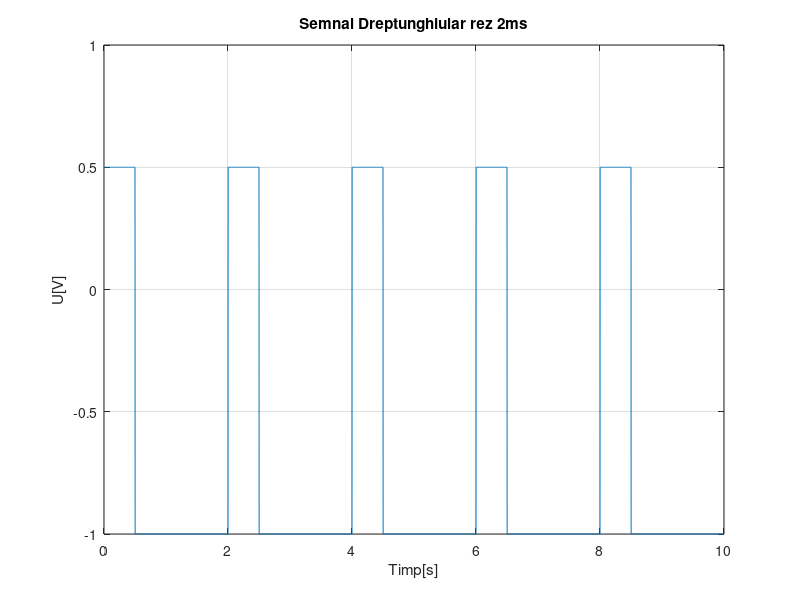
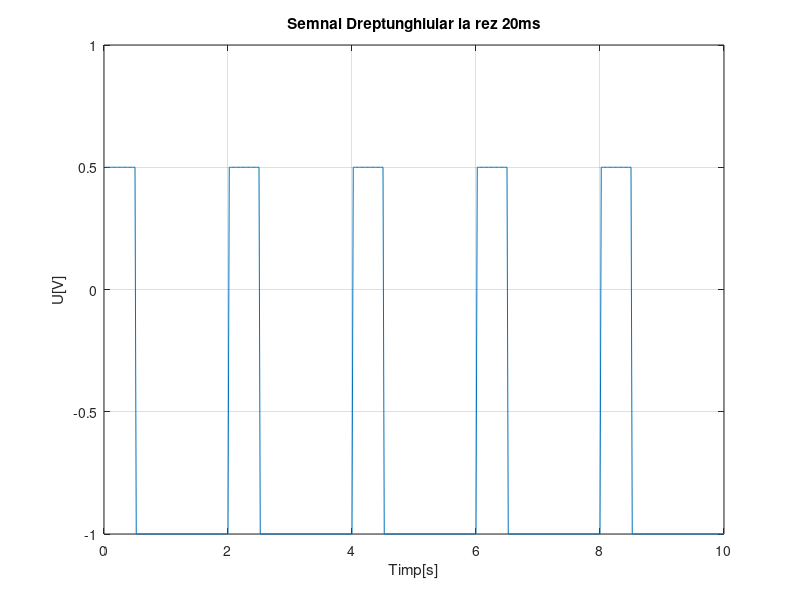
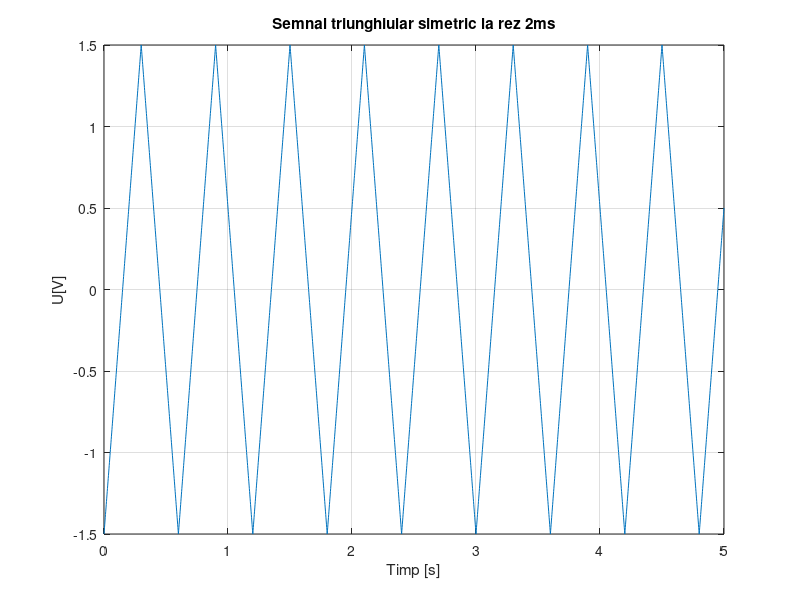
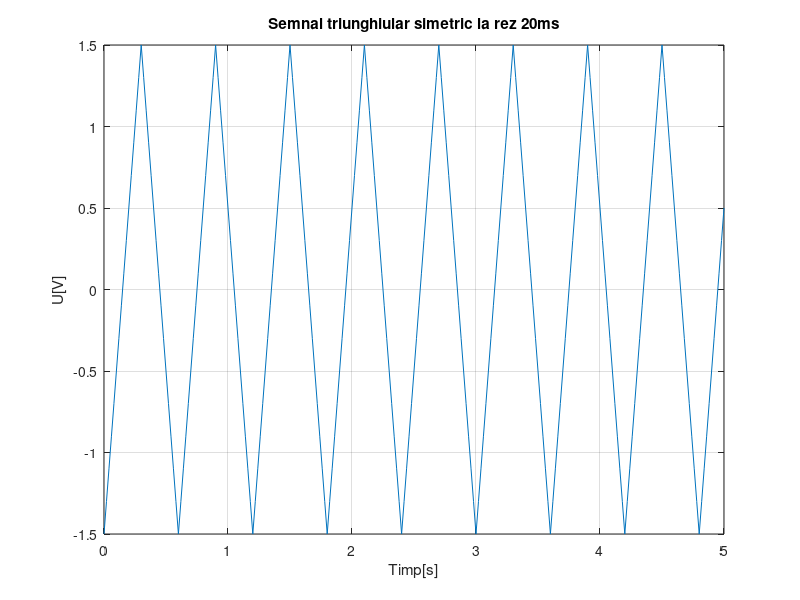

Reproduce these figures in MATLAB, in order.

%1
f1=1/2; %frecventa
NrP=5; % numarul de perioade afisate
T= 2; %perioda
duty =0.25

rez1=0.002;

t1 = rez1:rez1:T; %0.002=rezolutia, 2=perioada
tp= rez1:rez1:T*NrP;
x=0.5*ones(1,length(t1)*duty); %nivelul minim * vector de 1 inmultit cu  rezolutia * cu factorul de umplere
y=(-1)*ones(1,length(t1) *(1-duty)); % nivel maxim *vector de 1 inmultit cu rezolutia* (1-factor de umplere)

v=[x,y]; % vector compus din nivelul minim si nivelul maxim al semnalului
vp=repmat(v,1,NrP); % periodicizare vector

plot(tp,vp),grid, figure(1); % afisare pe grafic a semnalului cerut
title('Semnal Dreptunghiular rez 2ms') % denumire grafic
xlabel('Timp[s]') %denumire axa absciselor
ylabel('U[V]') % denumire axa ordonatelor



% rezolutie de 20 ms
figure(2)
rez2=0.02;
t2 = rez2:rez2:T; %0.2=rezolutia, 2=perioada
tp2= rez2:rez2:T*NrP;

x1=0.5*ones(1,length(t2)*duty);
y1=(-1)*ones(1,length(t2) *(1-duty));

v2=[x1,y1];
vp2=repmat(v2,1,NrP);

plot(tp2,vp2),grid 
title('Semnal Dreptunghiular la rez 20ms')
xlabel ('Timp[s]')
ylabel('U[V]')

%rezolutie de 200ms

figure(3)
rez3=0.2;
t3 = rez3:rez3:T; %0.2=rezolutia, 2=perioada
tp3= rez3:rez3:T*NrP;

%x2=0.5*ones(1,length(t3)*duty);
%y2=(-1)*ones(1,length(t3)*(1-duty));

%v3=[x2,y2];
%vp3=repmat(v3,1,NrP);

%plot(tp3,vp3),grid 
%title('Semnal Dreptunghiular la rez 200ms')
%xlabel ('Timp[s]')
%ylabel('U[V]')



%2 
%semnal triunghiular periodic la rez 2ms
figure (4)
t4 = 0:0.002:5; % semnalul nu are componenta continua rezulta ca este simetric de aceea se alege widith ca fiind 0,5 
T4 = 2*pi*5/3*t4;  % widith = (nivel minim +nivel maxim)/2
s4= 1.5*sawtooth(T4,0.5)-0,5 % panta unui semnal triunghiuar = ( amplitudeintea maxima-amplitudinea minima)/ (t-to) de aici rezulta ca t-t0 este 3, iar perioada este 5 fiind specificata
plot (t4,s4), grid;       
title ('Semnal triunghiular simetric la rez 2ms')
xlabel ('Timp [s]')
ylabel ('U[V]')

% semnal triunghiular periodic la rez 20ms
figure(5)
t5 = 0:0.02:5;
T5 = 2*pi*5/3*t5;
s5= 1.5*sawtooth(T5,0.5)-0,5
plot(t5,s5), grid;
title('Semnal triunghiular simetric la rez 20ms')
xlabel('Timp[s]')
ylabel('U[V]')

%semnal triunghiular periodic la rez 200ms
figure(6)
t6 = 0:0.2:5;
T6 = 2*pi*5/3*t6;
s6= 1.5*sawtooth(T6,0.5)-0,5
plot(t6,s6), grid;
title('Semnal triunghiular simetric la rez 200ms')
xlabel('Timp[s]')
ylabel('U[V]')

%3
%semnal dreptunghiular multinivel, aleator, 2ms
%a
figure(13)
tex3= 0 :0.002:10
niv =[-1 1];
hold on
for n= 0:0.25:10
    l=datasample(niv,1);
    plot(tex3, l*rectpuls(tex3-n,0.25))
end
title('Semnal Dreptunghiular multinivel la 200ms')
xlabel('Timp[s]')
ylabel ('U[V]')
hold off

%b
figure(131)
tex4= 0 :0.002:10
niv4 =[-3 -1 1 3];
hold on
for n2= 0:0.25:10
    l=datasample(niv4,1);
    plot(tex4, l*rectpuls(tex4-n2,0.25))
end
title('Semnal Dreptunghiular multinivel la 200ms')
xlabel('Timp[s]')
ylabel ('U[V]')
hold off

%c
figure(132)
tex5= 0 :0.002:10
niv5 =[-3 -1 1 3];
hold on
for n3= 0:0.25:10
    l2=datasample(niv5,1);
    plot(tex5, l2*rectpuls(tex5-n3,0.25))
end
title('Semnal Dreptunghiular multinivel la 200ms')
xlabel('Timp[s]')
ylabel ('U[V]')
hold off

%c
figure(133)
tex6= 0 :0.002:10
niv6 =[-5 -3 -1 1 3 5];
hold on
for n4= 0:0.25:10
    l3=datasample(niv6,1);
    plot(tex6, l3*rectpuls(tex6-n4,0.25))
end
title('Semnal Dreptunghiular multinivel la 200ms')
xlabel('Timp[s]')
ylabel ('U[V]')
hold off

%d
figure(133)
tex7= 0 :0.002:10
niv7 =[-7 -5 -3 -1 1 3 5 7];
hold on
for n5= 0:0.25:10
    l4=datasample(niv7,1);
    plot(tex7, l4*rectpuls(tex7-n5,0.25))
end
title('Semnal Dreptunghiular multinivel la 200ms')
xlabel('Timp[s]')
ylabel ('U[V]')
hold off



%4 semnal sinusoidal redresat mono alternanta
figure(7)
t7 = 0:0.002:3;
s7=0.8*sin(2*pi*t7*1/3)
s7(s7<0)=0  %valorile negative devin 0
    subplot (3,1,1), plot (t7, s7),grid;

title ('Sinus redresat mono-alternanta')
xlabel ('Timp[s]')
ylabel('U[V]')

% rezolutie temporara de 20ms
 figure(8)
t8=0:0.02:3;
s8=0.8*sin(2*pi*t8*1/3);
s8(s8<0)=0
subplot(3,1,3), plot(t8,s8);
title ('Sinus redresat mono-alternanta2')
xlabel('Timp[s]')
ylabel('U[V]')

%rezolutie temporara de 200ms
 figure(9)
t9=0:0.02:3;
s9=0.8*sin(2*pi*t9*1/3);
s9(s9<0)=0
subplot(3,1,2), plot(t9,s9),grid;
title ('Sinus redresat mono-alternanta2')
xlabel('Timp[s]')
ylabel('U[V]')


%semnal sinusoidal redresat dubla alternanta 2 ms
figure(10);
t10=0:0.002:4;
s10=1.5*abs(sin(2*pi*t10*1/4)); % semnalul trebuie inmultit cu 1/4 pentru a corespunde cu perioada
subplot(3,1,1), plot(t10,s10),grid; %abs reprezinta valoarea absoluta a semnalului, converteste valoarea negativa la una pozitiva
title ('Sinus redresat dubla-alternanta2 2ms')
xlabel('Timp[s]')
ylabel ('A[V]')

%rezolutie 20 ms
figure(11);
t11=0:0.02:4;
s11=1.5*abs(sin(2*pi*t11*1/4));
subplot(3,1,1), plot(t11,s11),grid
title ('Sinus redresat dubla-alternanta2 20ms')
xlabel('Timp[s]')
ylabel ('A[V]')

% rezolutie 200 ms
figure(12);
t12=0:0.2:4;
s12=1.5*abs(sin(2*pi*t12*1/4));
subplot(3,1,1), plot(t12,s12),grid;
title ('Sinus redresat mono-alternanta2 200ms')
xlabel('Timp[s]')
ylabel ('A[V]')

